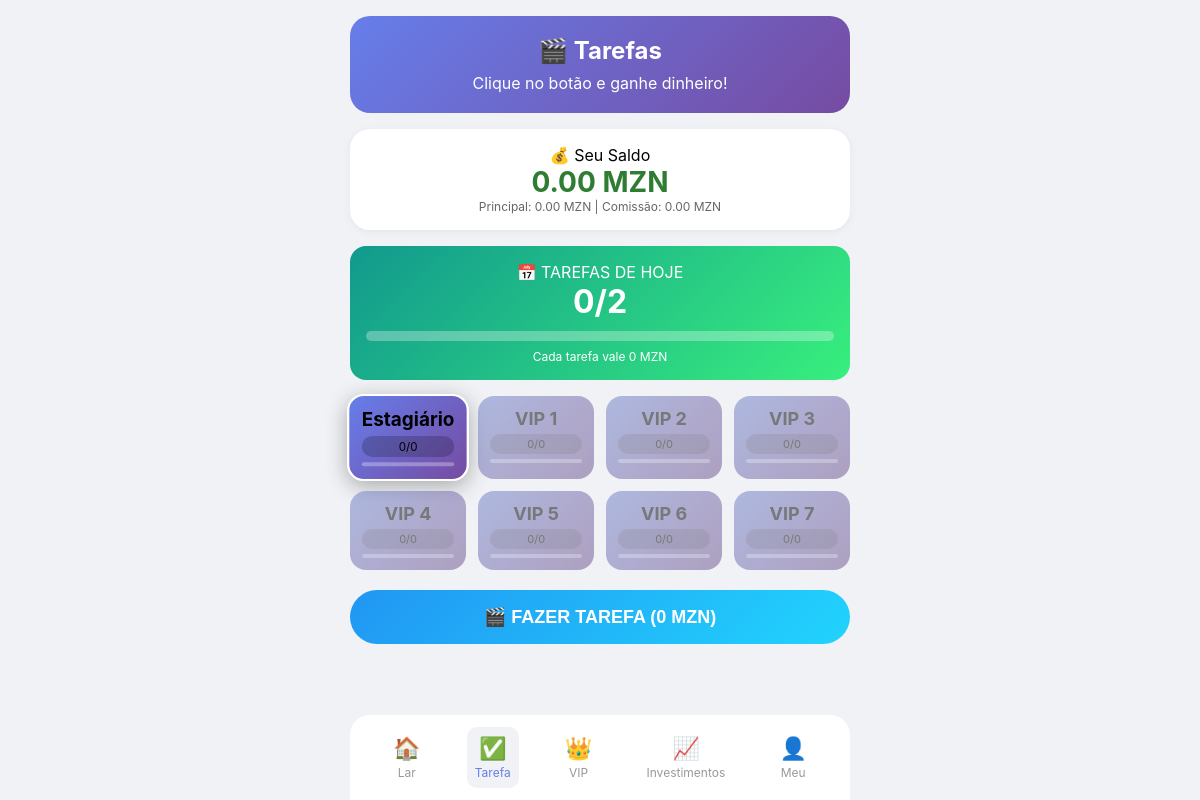
The page /tarefas (signed in) on the database its author committed.
### tables this page shows
CREATE TABLE usuarios (
    id INTEGER PRIMARY KEY AUTOINCREMENT,
    nome TEXT NOT NULL,
    email TEXT UNIQUE NOT NULL,
    telefone TEXT,
    senha TEXT NOT NULL,
    codigo_convite TEXT UNIQUE NOT NULL,
    convidado_por TEXT,
    nivel INTEGER DEFAULT 0,
    nivel_nome TEXT DEFAULT 'Estagiário',
    validade_inicio TEXT,
    validade_fim TEXT,
    saldo_principal REAL DEFAULT 0,
    saldo_comissao REAL DEFAULT 0,
    ganhos_hoje REAL DEFAULT 0,
    ganhos_ontem REAL DEFAULT 0,
    ganhos_semana REAL DEFAULT 0,
    ganhos_mes REAL DEFAULT 0,
    ganhos_total REAL DEFAULT 0,
    is_admin INTEGER DEFAULT 0,
    data_registro TIMESTAMP DEFAULT CURRENT_TIMESTAMP
);

CREATE TABLE niveis (
    id INTEGER PRIMARY KEY,
    nome TEXT,
    investimento REAL,
    tarefas_por_dia INTEGER DEFAULT 0,
    recompensa_por_anuncio REAL DEFAULT 0,
    duracao_dias INTEGER DEFAULT 180
);

### app.py (the view)
@app.route('/tarefas')
@login_obrigatorio
def tarefas():
    try:
        conn = get_db()
        usuario = conn.execute('SELECT * FROM usuarios WHERE id = ?', (session['usuario_id'],)).fetchone()
        hoje = date.today()
        is_domingo = hoje.weekday() == 6
        nivel_usuario = conn.execute('SELECT * FROM niveis WHERE id = ?', (usuario['nivel'],)).fetchone()
        if nivel_usuario:
            limite_diario = nivel_usuario['tarefas_por_dia'] if nivel_usuario['tarefas_por_dia'] else 2
            recompensa_anuncio = nivel_usuario['recompensa_por_anuncio'] if nivel_usuario['recompensa_por_anuncio'] else 0
        else:
            limite_diario = 2
            recompensa_anuncio = 0
        if is_domingo:
            limite_diario = 0
        tarefas_feitas_hoje = conn.execute('''
            SELECT COUNT(*) as total
            FROM tarefas_assistidas
            WHERE usuario_id = ? AND date(data_assistida) = date('now')
        ''', (session['usuario_id'],)).fetchone()['total']
        niveis = conn.execute('SELECT * FROM niveis ORDER BY id').fetchall()
        progresso = {}
        for nivel in niveis:
            nivel_id = nivel['id']
            total_tarefas_nivel = conn.execute('''
                SELECT COUNT(*) as total FROM tarefas_multimidia
                WHERE nivel_requerido = ? AND ativo = 1
            ''', (nivel_id,)).fetchone()['total']
            feitas_nivel = conn.execute('''
                SELECT COUNT(DISTINCT t.id) as total
                FROM tarefas_multimidia t
                JOIN tarefas_assistidas ut ON t.id = ut.tarefa_id
                WHERE ut.usuario_id = ? AND t.nivel_requerido = ?
            ''', (session['usuario_id'], nivel_id)).fetchone()['total']
            progresso[nivel_id] = {'total': total_tarefas_nivel, 'feitas': feitas_nivel}
        conn.close()
        return render_template('tarefas.html',
                             usuario=usuario,
                             niveis=niveis,
                             progresso=progresso,
                             tarefas_feitas_hoje=tarefas_feitas_hoje,
                             limite_diario=limite_diario,
                             recompensa_anuncio=recompensa_anuncio,
                             is_domingo=is_domingo)
    except Exception as e:
        print(f"❌ ERRO em /tarefas: {str(e)}")
        flash(f'Erro ao carregar tarefas: {str(e)}', 'erro')
        return redirect(url_for('painel'))

### app.py (called while the page is built)
def get_db():
    conn = sqlite3.connect('database.db')
    conn.row_factory = sqlite3.Row
    return conn

def login_obrigatorio(f):
    @wraps(f)
    def decorated_function(*args, **kwargs):
        if 'usuario_id' not in session:
            flash('Faça login primeiro', 'erro')
            return redirect(url_for('login'))
        return f(*args, **kwargs)
    return decorated_function

### templates/tarefas.html (shortened to what this page needs)
<!DOCTYPE html>
<html lang="pt">
<head>
</head>
<body>
    <div class="container">
        <div class="header">
            <h1>🎬 Tarefas</h1>
            <p>Clique no botão e ganhe dinheiro!</p>
        </div>
        <div class="saldo-card">
            <div>💰 Seu Saldo</div>
            <div class="saldo-valor" id="saldo-total">{{ "%.2f"|format(usuario.saldo_principal + usuario.saldo_comissao) }} MZN</div>
            <div style="font-size: 12px; color: #666;">Principal: {{ "%.2f"|format(usuario.saldo_principal) }} MZN | Comissão: {{ "%.2f"|format(usuario.saldo_comissao) }} MZN</div>
        </div>
        <div class="progresso-diario">
            <div>📅 TAREFAS DE HOJE</div>
            <div class="limite">{{ tarefas_feitas_hoje }}/{{ limite_diario }}</div>
            <div class="progresso-bar">
            </div>
            {% if limite_diario == 0 and not is_domingo %}
                <div style="font-size: 12px; margin-top: 8px;">⭐ Faça upgrade para VIP para fazer tarefas!</div>
            {% elif is_domingo %}
                <div style="font-size: 12px; margin-top: 8px;">🔒 Volte amanhã!</div>
            {% else %}
                <div style="font-size: 12px; margin-top: 8px;">Cada tarefa vale {{ recompensa_anuncio }} MZN</div>
            {% endif %}
        </div>
        <div class="niveis-grid">
            {% for nivel in niveis %}
            <div class="nivel-card {% if nivel.id > usuario.nivel %}locked{% endif %} {% if nivel.id == usuario.nivel %}active{% endif %}"
                 onclick="{% if nivel.id <= usuario.nivel %}selecionarNivel({{ nivel.id }}){% else %}mostrarToast('Desbloqueie o {{ nivel.nome }} fazendo upgrade!', 'erro'){% endif %}">
                <div class="nivel-nome">{{ nivel.nome }}</div>
                <div class="nivel-progresso">
                    {% set tarefas_feitas = progresso[nivel.id|string]['feitas'] if progresso[nivel.id|string] else 0 %}
                    {% set tarefas_total = progresso[nivel.id|string]['total'] if progresso[nivel.id|string] else 0 %}
                    {{ tarefas_feitas }}/{{ tarefas_total }}
                </div>
                <div class="progress-bar">
                </div>
            </div>
            {% endfor %}
        </div>
        <button class="btn-tarefas" id="btnFazerTarefas"
            onclick="fazerTarefa()"
            {% if is_domingo or limite_diario == 0 or tarefas_feitas_hoje >= limite_diario %}disabled{% endif %}>
            {% if is_domingo %}
                🔒 DOMINGO - SEM TAREFAS
            {% elif tarefas_feitas_hoje >= limite_diario and limite_diario > 0 %}
                ✅ VOCÊ JÁ FEZ TODAS AS TAREFAS DE HOJE
            {% elif limite_diario == 0 %}
                ⭐ FAÇA UPGRADE PARA FAZER TAREFAS
            {% else %}
                🎬 FAZER TAREFA ({{ recompensa_anuncio }} MZN)
            {% endif %}
        </button>
        <div class="bottom-menu">
            <a href="/painel" class="bottom-item"><div class="bottom-icon">🏠</div><div>Lar</div></a>
            <a href="/tarefas" class="bottom-item active"><div class="bottom-icon">✅</div><div>Tarefa</div></a>
            <a href="/vip" class="bottom-item"><div class="bottom-icon">👑</div><div>VIP</div></a>
            <a href="/depositar" class="bottom-item"><div class="bottom-icon">📈</div><div>Investimentos</div></a>
            <a href="/convidar" class="bottom-item"><div class="bottom-icon">👤</div><div>Meu</div></a>
        </div>
    </div>
</body>
</html>

### templates/tarefas.html (style rules this page uses)
* { margin: 0; padding: 0; box-sizing: border-box; }
body { font-family: -apple-system, BlinkMacSystemFont, 'Segoe UI', Roboto, sans-serif; background: #f0f2f5; padding: 16px; padding-bottom: 80px; }
.container { max-width: 500px; margin: 0 auto; }
.header { background: linear-gradient(135deg, #667eea 0%, #764ba2 100%); color: white; border-radius: 20px; padding: 20px; margin-bottom: 16px; text-align: center; }
.header h1 { font-size: 24px; margin-bottom: 8px; }
.saldo-card { background: white; border-radius: 20px; padding: 16px; margin-bottom: 16px; text-align: center; box-shadow: 0 2px 10px rgba(0,0,0,0.05); }
.saldo-valor { font-size: 28px; font-weight: bold; color: #2e7d32; }
.progresso-diario { background: linear-gradient(135deg, #11998e 0%, #38ef7d 100%); border-radius: 16px; padding: 16px; margin-bottom: 16px; text-align: center; color: white; }
.progresso-diario .limite { font-size: 32px; font-weight: bold; }
.progresso-bar { background: rgba(255,255,255,0.3); border-radius: 10px; height: 10px; margin-top: 10px; overflow: hidden; }
.niveis-grid { display: grid; grid-template-columns: repeat(4, 1fr); gap: 12px; margin-bottom: 20px; }
.nivel-card { background: linear-gradient(135deg, #667eea 0%, #764ba2 100%); border-radius: 16px; padding: 12px; text-align: center; cursor: pointer; transition: all 0.3s; }
.nivel-card.locked { opacity: 0.5; filter: grayscale(0.3); cursor: not-allowed; }
.nivel-card.active { transform: scale(1.05); box-shadow: 0 5px 20px rgba(0,0,0,0.3); border: 2px solid white; }
.nivel-nome { font-size: 18px; font-weight: bold; }
.nivel-progresso { font-size: 11px; margin-top: 5px; background: rgba(0,0,0,0.2); border-radius: 10px; padding: 3px; }
.progress-bar { height: 4px; background: rgba(255,255,255,0.3); border-radius: 2px; margin-top: 5px; overflow: hidden; }
.btn-tarefas { background: linear-gradient(135deg, #2196f3 0%, #21d4fd 100%); color: white; border: none; border-radius: 30px; padding: 16px; font-size: 18px; font-weight: bold; width: 100%; margin-bottom: 20px; cursor: pointer; transition: all 0.3s; }
.bottom-menu { position: fixed; bottom: 0; left: 0; right: 0; background: white; display: flex; justify-content: space-around; padding: 12px 16px; max-width: 500px; margin: 0 auto; border-radius: 20px 20px 0 0; }
.bottom-item { text-align: center; text-decoration: none; color: #999; font-size: 12px; padding: 8px; border-radius: 10px; }
.bottom-item.active { color: #667eea; background: #f0f2f5; }
.bottom-icon { font-size: 22px; margin-bottom: 4px; }

### rows shown on the page
usuarios: usuario.saldo_principal+usuario.saldo_comissao "0.00", saldo_principal "0.00", saldo_comissao "0.00"
niveis: nome "Estagiário", id "0"
niveis: nome "VIP 1", tarefas_feitas "0", tarefas_total "0"
niveis: nome "VIP 2", tarefas_feitas "0", tarefas_total "0"
niveis: nome "VIP 3", tarefas_feitas "0", tarefas_total "0"
niveis: nome "VIP 4", tarefas_feitas "0", tarefas_total "0"
niveis: nome "VIP 5", tarefas_feitas "0", tarefas_total "0"
niveis: nome "VIP 6", tarefas_feitas "0", tarefas_total "0"
niveis: nome "VIP 7", tarefas_feitas "0", tarefas_total "0"

### other values the page prints
{{ tarefas_feitas_hoje }} "0"
{{ limite_diario }} "2"
{{ recompensa_anuncio }} "0"
